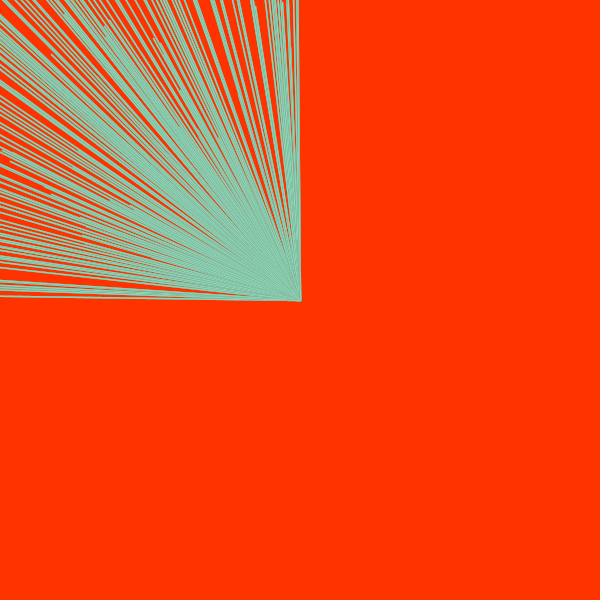
Frame 1 (no input)
Frame 60 (the mouse pressed at the canvas centre just before this capture): identical to frame 1, image omitted
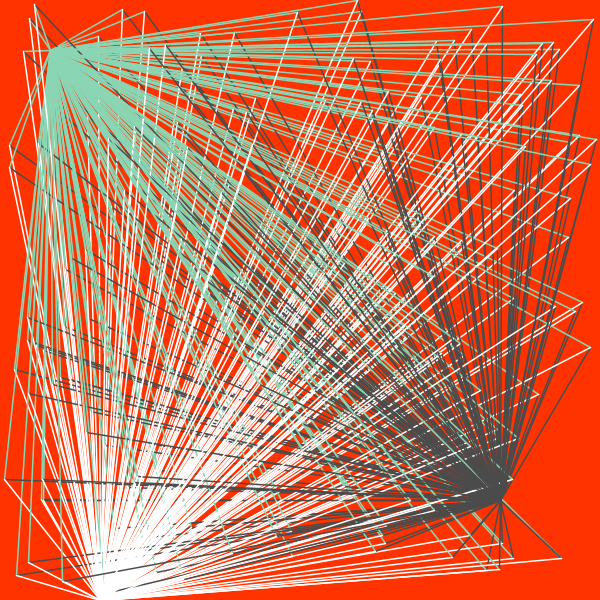
Frame 120 (the mouse held since frame 60 and released just before this capture)

The Processing sketch that drew these frames (run headless with seeded random() and noise(); from frame 60 on, the mouse is pressed at the canvas centre):

// Processing sketch: processing_116225
// ── processing_116225.pde

int one = 200;
int[]x_values=new int[one];
int[]y_values=new int[one];

void setup() {
  size (600, 600);
  for (int i=0; i<x_values.length; i++) {
    x_values[i]= int(random(width));
    y_values[i]= int(random(height));
  }
}


void draw() {
  background(255, 51, 0);
  stroke(138, 214, 180);
  strokeWeight(1.5);
  for (int i=0; i<x_values.length; i++) {
    if (mouseX <300) {
      stroke(138, 214, 180);

      line(x_values[i]+(mouseX-300), y_values[i]+(mouseY-300), 300, 300);
    }
    else {
      stroke(138, 214, 180);

      line(x_values[i]+(mouseX-300), y_values[i]+(mouseY-300), 50, 50);
    }

    if (mouseY<300) {
      stroke(120);

      line(x_values[i]+(mouseX-300), y_values[i]+(mouseY-300), 300, 300);
    }
    else {
      stroke(75);

      line(x_values[i]+(mouseX-300), y_values[i]+(mouseY-300), 500, 500);
    }
    if (mouseX<100) {
      stroke(138, 214, 180);

      line(x_values[i]+(mouseX-300), y_values[i]+(mouseY-300), 300, 300);
    }
    else {
      stroke(255);
      line(x_values[i]+(mouseX-300), y_values[i]+(mouseY-300), 100, 600);
    }
  }
}
